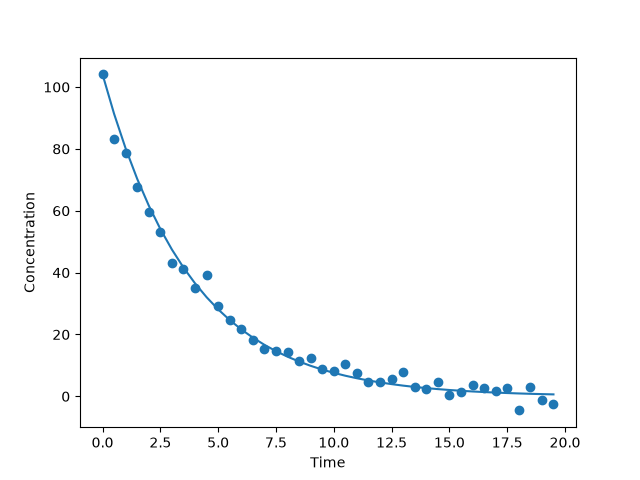

Write the Python code that produced this figure.
"""
PW2 Lab B Part 3 -- fit a reaction's rate constant to measured data.

A first-order reaction decays as  C(t) = C0 * exp(-k*t).  You have noisy
concentration-vs-time measurements; find the k that best matches them.
Complete the TODOs. Run:  python kinetics.py
"""
import numpy as np
import matplotlib.pyplot as plt
from scipy.optimize import minimize

# TODO 1: read kinetics.csv (columns time, concentration) into arrays t, C.
#         Set C0 = the first concentration.

data=np.loadtxt("kinetics.csv", delimiter=",", skiprows=1)
t=data[:, 0]
C=data[:, 1]
C0=C[0]

# TODO 2: write total_error(k) = sum of (measured - C0*exp(-k*t))^2.
#         This is the "how bad" number: small when the model matches the data.

def total_error(k):
    predicted=C0*np.exp(-k*t)
    error=np.sum((C-predicted)**2)
    return error

# TODO 3: minimise total_error with scipy.optimize.minimize (method "SLSQP",
#         bounds [(0, 5)], start x0=0.5). Print the fitted k.

result=minimize(total_error, x0=0.5, method="SLSQP")
k=result.x[0]
print("SLSQP:", k)

# TODO 4: plot the measured data (points) and your fitted curve (line) together.
#         Save as kinetics.png.

fitted=C0*np.exp(-k*t)

plt.scatter(t, C)
plt.plot(t,fitted)
plt.xlabel("Time")
plt.ylabel("Concentration")

plt.savefig("kinetics.png")
